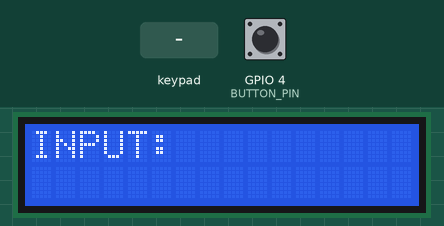
A sketch run on a simulated ESP32. On the bench: 16×2 character LCD. Inputs (shaded band) come from the test bench; at power-on: GPIO 4 (BUTTON_PIN) HIGH. No CAN messages arrive unless stated; what the sketch prints to the serial monitor is not drawn.

Above: at 1.2 s.
1.3 s: keypad keys 3 2 3 3 2 5 2 6 pressed 0.4 s apart
6.0 s: GPIO 4 (BUTTON_PIN) pulled LOW for 0.15 s
At 6.4 s:
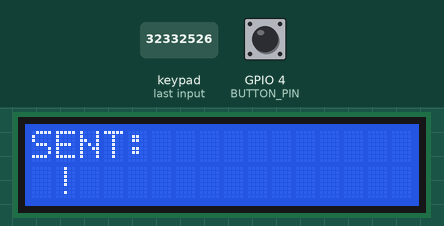
7.6 s: keypad keys 1 3 9 7 2 2 2 2 pressed 0.4 s apart
At 9.9 s:
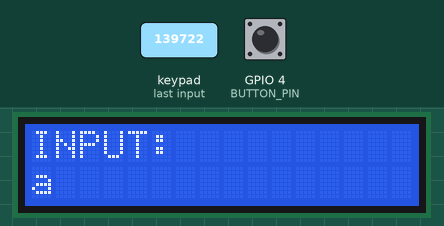
12.3 s: GPIO 4 (BUTTON_PIN) pulled LOW for 1 s
At 13.8 s:
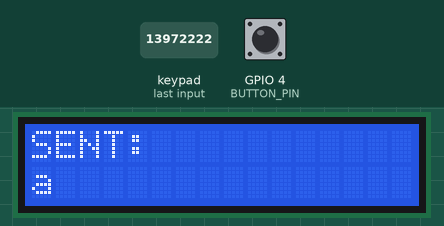
14.8 s: key '1' pressed
At 15.4 s:
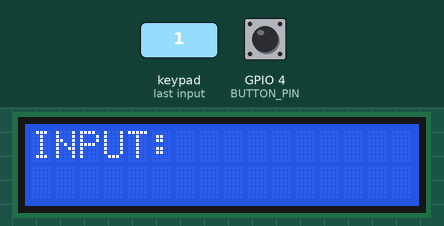
16.3 s: keypad keys 2 7 1 4 1 2 1 3 pressed 0.4 s apart
At 19.2 s:
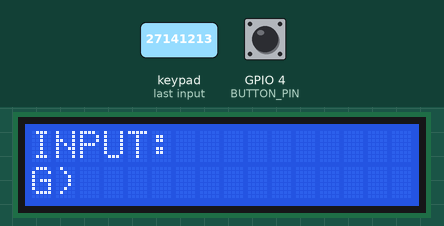
Timing chart, 0 to 20.7 s (numbered marks = the images above; inputs shaded):
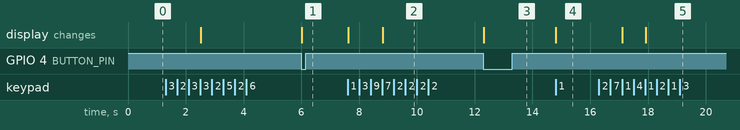

Measured:
- after the input at 6.0 s, the display: changes at once (image 1)
- after the input at 7.6 s, the display: first changes at once (image 2 shows a later state)
- after the input at 12.3 s, the display: changes at once (image 3)
- after the input at 14.8 s, the display: changes at once (image 4)
- after the input at 16.3 s, the display: first changes after 0.81 s (image 5 shows a later state)

The sketch:

sender.ino
```cpp
#include <driver/twai.h>
#include <Wire.h>
#include <LiquidCrystal_I2C.h>
#include <Keypad.h>

// ================= CAN =================
#define TX_GPIO_NUM GPIO_NUM_21
#define RX_GPIO_NUM GPIO_NUM_22

// ================= BUTTON ==============
#define BUTTON_PIN 4
bool lastButtonState = HIGH;

// ================= LCD =================
#define I2C_SDA 17
#define I2C_SCL 18
LiquidCrystal_I2C lcd(0x27, 16, 2);

// ================= KEYPAD ==============
const byte ROWS = 4;
const byte COLS = 4;

char keys[ROWS][COLS] = {
  {'1','2','3','A'},
  {'4','5','6','B'},
  {'7','8','9','C'},
  {'*','0','#','D'}
};

byte rowPins[ROWS] = {32, 33, 25, 26};
byte colPins[COLS] = {27, 14, 12, 13};

Keypad keypad = Keypad(makeKeymap(keys), rowPins, colPins, ROWS, COLS);

// ================= RFID =================
byte allowedUIDs[][4] = {
  {0x41, 0x5F, 0x29, 0x16},
  {0x63, 0x27, 0xBE, 0x2C}
};

const byte NUM_UIDS = sizeof(allowedUIDs) / sizeof(allowedUIDs[0]);

// ================= INPUT ================
char digitBuffer[3] = {0};
int digitIndex = 0;

char wordBuffer[9] = {0};
int wordIndex = 0;

bool messageSent = false;

//==================================================================================//

void setup() {
  Serial.begin(115200);
  Serial.println("=== CAN SENDER START ===");

  pinMode(BUTTON_PIN, INPUT_PULLUP);

  Wire.begin(I2C_SDA, I2C_SCL);
  lcd.init();
  lcd.backlight();
  lcd.clear();
  lcd.print("INPUT:");

  twai_general_config_t g_config =
    TWAI_GENERAL_CONFIG_DEFAULT(TX_GPIO_NUM, RX_GPIO_NUM, TWAI_MODE_NORMAL);
  twai_timing_config_t t_config = TWAI_TIMING_CONFIG_500KBITS();
  twai_filter_config_t f_config = TWAI_FILTER_CONFIG_ACCEPT_ALL();

  twai_driver_install(&g_config, &t_config, &f_config);
  twai_start();
}

//==================================================================================//

void loop() {
  handleKeypad();
  handleButton();
  handleCANRx();
  delay(10);
}

//==================================================================================//

void handleKeypad() {
  char key = keypad.getKey();
  if (!key) return;

  if (messageSent) {
    resetInput();
    messageSent = false;
  }

  if (key >= '0' && key <= '9') {
    digitBuffer[digitIndex++] = key;

    if (digitIndex == 2) {
      digitBuffer[2] = '\0';
      int asciiVal = atoi(digitBuffer);

      if (asciiVal >= 32 && asciiVal <= 126 && wordIndex < 8) {
        wordBuffer[wordIndex++] = (char)asciiVal;
        wordBuffer[wordIndex] = '\0';
        updateLCDInput();
      }
      digitIndex = 0;
    }
  }
}

//==================================================================================//

void handleButton() {
  bool currentState = digitalRead(BUTTON_PIN);

  if (lastButtonState == HIGH && currentState == LOW) {
    if (wordIndex > 0) {
      sendCANMessage();
      messageSent = true;
    }
  }

  lastButtonState = currentState;
}

//==================================================================================//

void sendCANMessage() {
  twai_message_t msg;
  msg.identifier = 0x12;
  msg.extd = 0;
  msg.rtr = 0;
  msg.data_length_code = wordIndex;

  for (int i = 0; i < wordIndex; i++) {
    msg.data[i] = wordBuffer[i];
  }

  if (twai_transmit(&msg, pdMS_TO_TICKS(1000)) == ESP_OK) {

    Serial.print("[TX] ");
    Serial.println(wordBuffer);

    lcd.clear();
    lcd.setCursor(0,0);
    lcd.print("SENT:");
    lcd.setCursor(0,1);
    lcd.print(wordBuffer);

  }
}

//==================================================================================//

void handleCANRx() {
  twai_message_t msg;

  while (twai_receive(&msg, 0) == ESP_OK) {

    // -------- GENERIC RESPONSE --------
    Serial.print("[RX] ID=0x");
    Serial.println(msg.identifier, HEX);


    // -------- RFID RESPONSE --------
    if (msg.identifier == 0x13 && msg.data_length_code == 4) {

      bool authorized = false;

      for (byte i = 0; i < NUM_UIDS; i++) {
        bool match = true;
        for (byte j = 0; j < 4; j++) {
          if (msg.data[j] != allowedUIDs[i][j]) {
            match = false;
            break;
          }
        }
        if (match) {
          authorized = true;
          break;
        }
      }

      lcd.clear();
      lcd.print(authorized ? "OTKLJUCANO" : "ODBIJENO");
      delay(1500);
      updateLCDInput();
    }
  }
}

//==================================================================================//

void updateLCDInput() {
  lcd.clear();
  lcd.setCursor(0,0);
  lcd.print("INPUT:");
  lcd.setCursor(0,1);
  lcd.print(wordBuffer);
}

void resetInput() {
  memset(digitBuffer, 0, sizeof(digitBuffer));
  memset(wordBuffer, 0, sizeof(wordBuffer));
  digitIndex = 0;
  wordIndex = 0;
  updateLCDInput();
}
```
